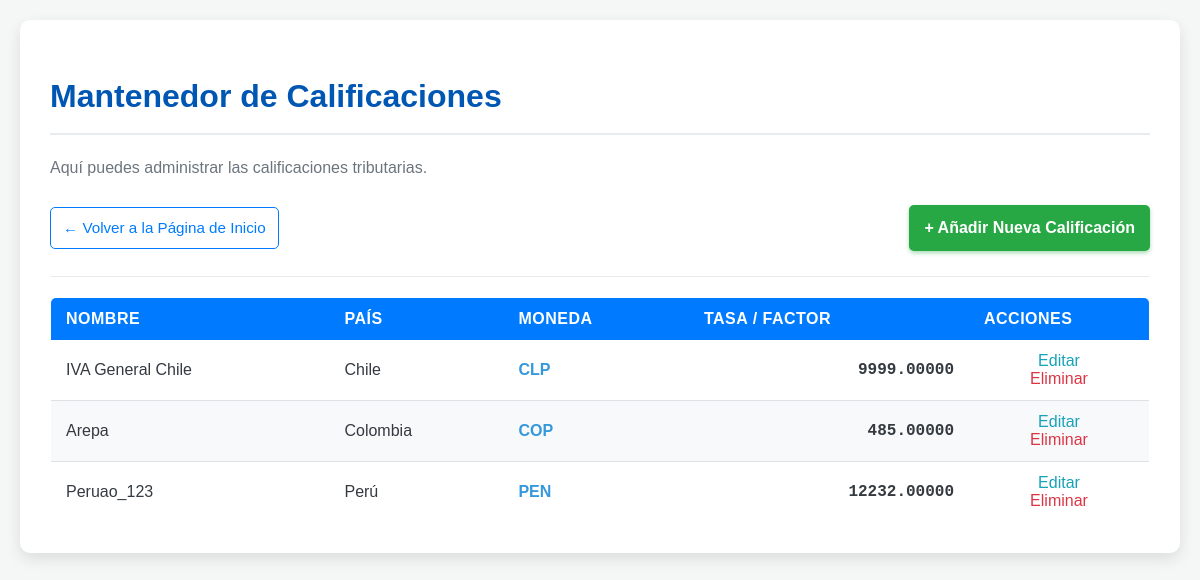
Page /clasificacion/ (signed in) on the committed database.
### miapp/models.py (models this page shows, shortened)
class CalificacionTributaria(models.Model):
    nombre = models.CharField(max_length=100,
                              help_text="Nombre de la calificación (ej: IVA General)")
    descripcion = models.TextField(blank=True, null=True)
    tasa_o_factor = models.DecimalField(
        max_digits=10,
        decimal_places=5,
        help_text="El valor numérico de la tasa (ej: 0.19 para 19%)"
    )
    pais = models.ForeignKey(Pais, on_delete=models.CASCADE)
    class Meta:
        verbose_name = "Calificación Tributaria"
        verbose_name_plural = "Calificaciones Tributarias"
        unique_together = ('nombre', 'pais')

class Pais(models.Model):
    nombre = models.CharField(max_length=50, unique=True)
    codigo_iso = models.CharField(max_length=3, unique=True,
                                  help_text="Código ISO (ej: CHL)")
    moneda = models.ForeignKey(Moneda, on_delete=models.SET_NULL, null=True, blank=True)
    class Meta:
        verbose_name = "País"
        verbose_name_plural = "Países"

### miapp/views.py (the view)
# urls.py: path('clasificacion/', views.lista_de_calificaciones, name='clasificacion_lista'),
@login_required
def lista_de_calificaciones(request):
    items = CalificacionTributaria.objects.all()
    contexto = {
        'lista_de_items': items
    }
    return render(request, 'Clasificacion_tributaria.html', contexto)

### templates/Clasificacion_tributaria.html (shortened to what this page needs)
{% load static %}
<div class="contenedor-principal">
    <h1>Mantenedor de Calificaciones</h1>
    <link rel="stylesheet" href="{% static 'Calificaciones_tributaria.css' %}">
    <p class="descripcion">Aquí puedes administrar las calificaciones tributarias.</p>
    <div class="acciones-superiores">
        <a href="{% url 'index' %}" class="btn-volver-tabla">
            ← Volver a la Página de Inicio
        </a>
        <a href="{% url 'clasificacion_crear' %}" class="btn btn-primario">
            + Añadir Nueva Calificación
        </a>
    </div>
    <hr class="separador">
    <table class="tabla-calificaciones">
        <thead>
            <tr>
                <th>Nombre</th>
                <th>País</th>
                <th>Moneda</th>
                <th>Tasa / Factor</th>
                <th>Acciones</th>
            </tr>
        </thead>
        <tbody>
            {% for item in lista_de_items %}
            <tr>
                <td>{{ item.nombre }}</td>
                <td>{{ item.pais.nombre }}</td>
                <td></td>
                <td class="celda-numerica">{{ item.tasa_o_factor }}</td>
                <td class="celda-acciones">
                    <a href="{% url 'clasificacion_editar' pk=item.pk %}" class="btn-accion editar">Editar</a>
                    <a href="{% url 'clasificacion_eliminar' pk=item.pk %}" class="btn-accion eliminar">Eliminar</a>
                </td>
            </tr>
            {% empty %}
            <tr>
                <td colspan="5" class="sin-registros">No hay calificaciones registradas.</td>
            </tr>
            {% endfor %}
        </tbody>
    </table>
</div>

### miapp/static/Calificaciones_tributaria.css (style rules this page uses)
.contenedor-principal { max-width: 1100px; margin: 0 auto; background-color: #fff; padding: 30px; border-radius: 10px; box-shadow: 0 6px 15px rgba(0, 0, 0, 0.1); }
h1 { color: #0056b3; border-bottom: 2px solid #e9ecef; padding-bottom: 10px; margin-bottom: 20px; font-weight: 600; }
.descripcion { margin-bottom: 25px; color: #6c757d; }
.separador { border: 0; height: 1px; background-color: #e9ecef; margin: 20px 0; }
.acciones-superiores { display: flex; justify-content: space-between; align-items: center; margin-bottom: 25px; }
.btn { display: inline-block; padding: 10px 15px; text-decoration: none; border-radius: 5px; font-weight: bold; transition: background-color 0.3s ease, transform 0.1s ease; border: none; cursor: pointer; }
.btn-primario { background-color: #28a745; color: white; box-shadow: 0 2px 4px rgba(40, 167, 69, 0.4); }
.btn-volver-tabla { display: inline-block; padding: 8px 12px; text-decoration: none; border-radius: 5px; font-weight: 500; font-size: 0.95em; color: #007bff; background-color: transparent; border: 1px solid #007bff; transition: all 0.2s ease; }
.tabla-calificaciones { width: 100%; border-collapse: collapse; margin-top: 20px; border: 1px solid #dee2e6; border-radius: 6px; overflow: hidden; }
.tabla-calificaciones thead th { background-color: #007bff; color: white; text-align: left; padding: 12px 15px; font-weight: 600; text-transform: uppercase; letter-spacing: 0.5px; }
.tabla-calificaciones tbody td { padding: 12px 15px; border-bottom: 1px solid #dee2e6; }
.tabla-calificaciones tbody tr:nth-child(even) { background-color: #f8f9fa; }
.celda-numerica { text-align: right; font-family: monospace, sans-serif; font-weight: 600; }
.celda-acciones { text-align: center; width: 150px; }
.btn-accion { text-decoration: none; margin: 0 5px; font-weight: 500; padding: 6px 10px; border-radius: 4px; transition: background-color 0.2s ease; }
.editar { color: #17a2b8; }
.eliminar { color: #dc3545; }

### rows in the picture
CalificacionTributaria: nombre "IVA General Chile", pais.nombre "Chile", tasa_o_factor "9999.00000"
CalificacionTributaria: nombre "Arepa", pais.nombre "Colombia", tasa_o_factor "485.00000"
CalificacionTributaria: nombre "Peruao_123", pais.nombre "Perú", tasa_o_factor "12232.00000"
